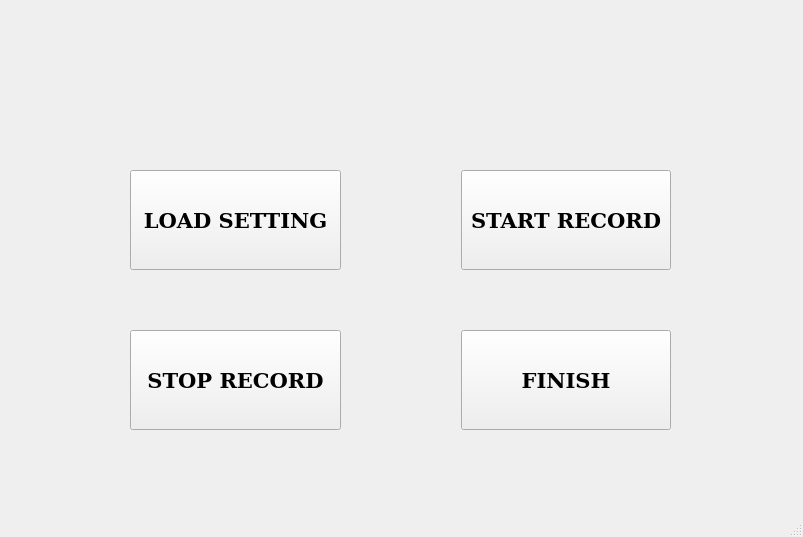
<?xml version="1.0" encoding="UTF-8"?>
<ui version="4.0">
 <class>MainWindow</class>
 <widget class="QMainWindow" name="MainWindow">
  <property name="geometry">
   <rect>
    <x>0</x>
    <y>0</y>
    <width>803</width>
    <height>537</height>
   </rect>
  </property>
  <property name="windowTitle">
   <string>MainWindow</string>
  </property>
  <widget class="QWidget" name="centralwidget">
   <widget class="QLabel" name="label">
    <property name="geometry">
     <rect>
      <x>80</x>
      <y>10</y>
      <width>671</width>
      <height>111</height>
     </rect>
    </property>
    <property name="text">
     <string/>
    </property>
    <property name="pixmap">
     <pixmap>title_new.png</pixmap>
    </property>
   </widget>
   <widget class="QWidget" name="gridLayoutWidget">
    <property name="geometry">
     <rect>
      <x>110</x>
      <y>110</y>
      <width>581</width>
      <height>380</height>
     </rect>
    </property>
    <layout class="QGridLayout" name="gridLayout">
     <property name="leftMargin">
      <number>20</number>
     </property>
     <property name="topMargin">
      <number>20</number>
     </property>
     <property name="rightMargin">
      <number>20</number>
     </property>
     <property name="bottomMargin">
      <number>20</number>
     </property>
     <property name="spacing">
      <number>20</number>
     </property>
     <item row="0" column="1">
      <spacer name="horizontalSpacer">
       <property name="orientation">
        <enum>Qt::Horizontal</enum>
       </property>
       <property name="sizeType">
        <enum>QSizePolicy::Fixed</enum>
       </property>
       <property name="sizeHint" stdset="0">
        <size>
         <width>100</width>
         <height>20</height>
        </size>
       </property>
      </spacer>
     </item>
     <item row="2" column="4">
      <widget class="QPushButton" name="pbfinish">
       <property name="minimumSize">
        <size>
         <width>0</width>
         <height>100</height>
        </size>
       </property>
       <property name="font">
        <font>
         <family>Bitstream Vera Serif</family>
         <pointsize>16</pointsize>
         <weight>75</weight>
         <bold>true</bold>
        </font>
       </property>
       <property name="text">
        <string>FINISH</string>
       </property>
      </widget>
     </item>
     <item row="0" column="0">
      <widget class="QPushButton" name="pbloadSetting">
       <property name="minimumSize">
        <size>
         <width>0</width>
         <height>100</height>
        </size>
       </property>
       <property name="font">
        <font>
         <family>Bitstream Vera Serif</family>
         <pointsize>16</pointsize>
         <weight>75</weight>
         <bold>true</bold>
        </font>
       </property>
       <property name="text">
        <string>LOAD SETTING</string>
       </property>
      </widget>
     </item>
     <item row="0" column="4">
      <widget class="QPushButton" name="pbstartRecord">
       <property name="minimumSize">
        <size>
         <width>0</width>
         <height>100</height>
        </size>
       </property>
       <property name="maximumSize">
        <size>
         <width>16777215</width>
         <height>16777215</height>
        </size>
       </property>
       <property name="font">
        <font>
         <family>Bitstream Vera Serif</family>
         <pointsize>16</pointsize>
         <weight>75</weight>
         <bold>true</bold>
        </font>
       </property>
       <property name="text">
        <string>START RECORD</string>
       </property>
      </widget>
     </item>
     <item row="2" column="0">
      <widget class="QPushButton" name="pbstopRecord">
       <property name="minimumSize">
        <size>
         <width>0</width>
         <height>100</height>
        </size>
       </property>
       <property name="font">
        <font>
         <family>Bitstream Vera Serif</family>
         <pointsize>16</pointsize>
         <weight>75</weight>
         <bold>true</bold>
        </font>
       </property>
       <property name="text">
        <string>STOP RECORD</string>
       </property>
      </widget>
     </item>
    </layout>
   </widget>
  </widget>
  <widget class="QMenuBar" name="menubar">
   <property name="geometry">
    <rect>
     <x>0</x>
     <y>0</y>
     <width>803</width>
     <height>20</height>
    </rect>
   </property>
  </widget>
  <widget class="QStatusBar" name="statusbar"/>
 </widget>
 <resources>
  <include location="images.qrc"/>
 </resources>
 <connections/>
</ui>
